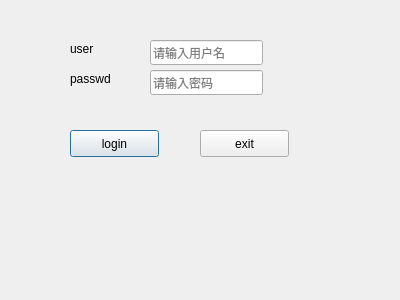
<?xml version="1.0" encoding="UTF-8"?>
<ui version="4.0">
 <class>LoginDialog</class>
 <widget class="QDialog" name="LoginDialog">
  <property name="geometry">
   <rect>
    <x>0</x>
    <y>0</y>
    <width>400</width>
    <height>300</height>
   </rect>
  </property>
  <property name="windowTitle">
   <string>Dialog</string>
  </property>
  <widget class="QLabel" name="label">
   <property name="geometry">
    <rect>
     <x>70</x>
     <y>40</y>
     <width>62</width>
     <height>17</height>
    </rect>
   </property>
   <property name="text">
    <string>user</string>
   </property>
  </widget>
  <widget class="QLabel" name="label_2">
   <property name="geometry">
    <rect>
     <x>70</x>
     <y>70</y>
     <width>62</width>
     <height>17</height>
    </rect>
   </property>
   <property name="text">
    <string>passwd</string>
   </property>
  </widget>
  <widget class="QLineEdit" name="usrlineEdit">
   <property name="geometry">
    <rect>
     <x>150</x>
     <y>40</y>
     <width>113</width>
     <height>25</height>
    </rect>
   </property>
   <property name="text">
    <string/>
   </property>
   <property name="placeholderText">
    <string>请输入用户名</string>
   </property>
  </widget>
  <widget class="QLineEdit" name="pwdlineEdit">
   <property name="geometry">
    <rect>
     <x>150</x>
     <y>70</y>
     <width>113</width>
     <height>25</height>
    </rect>
   </property>
   <property name="echoMode">
    <enum>QLineEdit::Password</enum>
   </property>
   <property name="placeholderText">
    <string>请输入密码</string>
   </property>
  </widget>
  <widget class="QPushButton" name="loginButton">
   <property name="geometry">
    <rect>
     <x>70</x>
     <y>130</y>
     <width>89</width>
     <height>27</height>
    </rect>
   </property>
   <property name="text">
    <string>login</string>
   </property>
  </widget>
  <widget class="QPushButton" name="exitButton">
   <property name="geometry">
    <rect>
     <x>200</x>
     <y>130</y>
     <width>89</width>
     <height>27</height>
    </rect>
   </property>
   <property name="text">
    <string>exit</string>
   </property>
  </widget>
 </widget>
 <resources/>
 <connections>
  <connection>
   <sender>exitButton</sender>
   <signal>clicked()</signal>
   <receiver>LoginDialog</receiver>
   <slot>close()</slot>
   <hints>
    <hint type="sourcelabel">
     <x>244</x>
     <y>143</y>
    </hint>
    <hint type="destinationlabel">
     <x>199</x>
     <y>149</y>
    </hint>
   </hints>
  </connection>
 </connections>
</ui>
